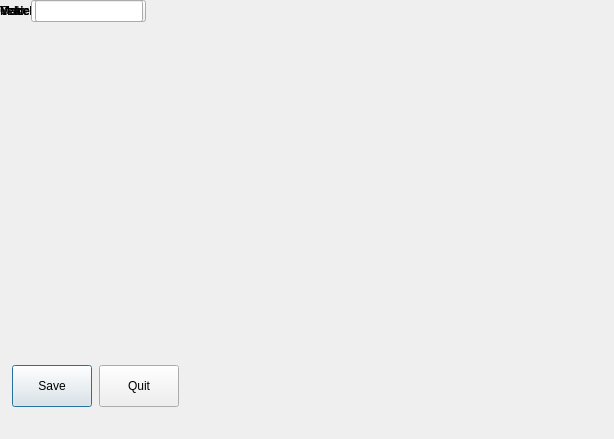
<?xml version="1.0" encoding="UTF-8"?>
<ui version="4.0">
 <class>AddVehicle</class>
 <widget class="QDialog" name="AddVehicle">
  <property name="geometry">
   <rect>
    <x>0</x>
    <y>0</y>
    <width>614</width>
    <height>439</height>
   </rect>
  </property>
  <property name="windowTitle">
   <string>Dialog</string>
  </property>
  <widget class="QWidget" name="">
   <layout class="QHBoxLayout" name="horizontalLayout">
    <item>
     <widget class="QLabel" name="label">
      <property name="text">
       <string>Vehicle Type</string>
      </property>
     </widget>
    </item>
    <item>
     <widget class="QComboBox" name="vehicleTypeCombo"/>
    </item>
   </layout>
  </widget>
  <widget class="QWidget" name="">
   <layout class="QHBoxLayout" name="horizontalLayout_2">
    <item>
     <widget class="QLabel" name="label_2">
      <property name="text">
       <string>Make</string>
      </property>
     </widget>
    </item>
    <item>
     <widget class="QComboBox" name="makeCombo"/>
    </item>
   </layout>
  </widget>
  <widget class="QWidget" name="">
   <layout class="QHBoxLayout" name="horizontalLayout_3">
    <item>
     <widget class="QLabel" name="label_3">
      <property name="text">
       <string>Model</string>
      </property>
     </widget>
    </item>
    <item>
     <widget class="QComboBox" name="modelCombo"/>
    </item>
   </layout>
  </widget>
  <widget class="QWidget" name="">
   <layout class="QHBoxLayout" name="horizontalLayout_4">
    <item>
     <widget class="QLabel" name="label_4">
      <property name="text">
       <string>Year</string>
      </property>
     </widget>
    </item>
    <item>
     <widget class="QLineEdit" name="yearLineEdit"/>
    </item>
   </layout>
  </widget>
  <widget class="QWidget" name="">
   <layout class="QHBoxLayout" name="horizontalLayout_5">
    <item>
     <widget class="QLabel" name="label_5">
      <property name="text">
       <string>Color</string>
      </property>
     </widget>
    </item>
    <item>
     <widget class="QLineEdit" name="colorLineEdit"/>
    </item>
   </layout>
  </widget>
  <widget class="QPushButton" name="pushButton_2">
   <property name="geometry">
    <rect>
     <x>12</x>
     <y>365</y>
     <width>80</width>
     <height>42</height>
    </rect>
   </property>
   <property name="text">
    <string>Save</string>
   </property>
  </widget>
  <widget class="QPushButton" name="pushButton">
   <property name="geometry">
    <rect>
     <x>99</x>
     <y>365</y>
     <width>80</width>
     <height>42</height>
    </rect>
   </property>
   <property name="text">
    <string>Quit</string>
   </property>
  </widget>
 </widget>
 <resources/>
 <connections/>
</ui>
